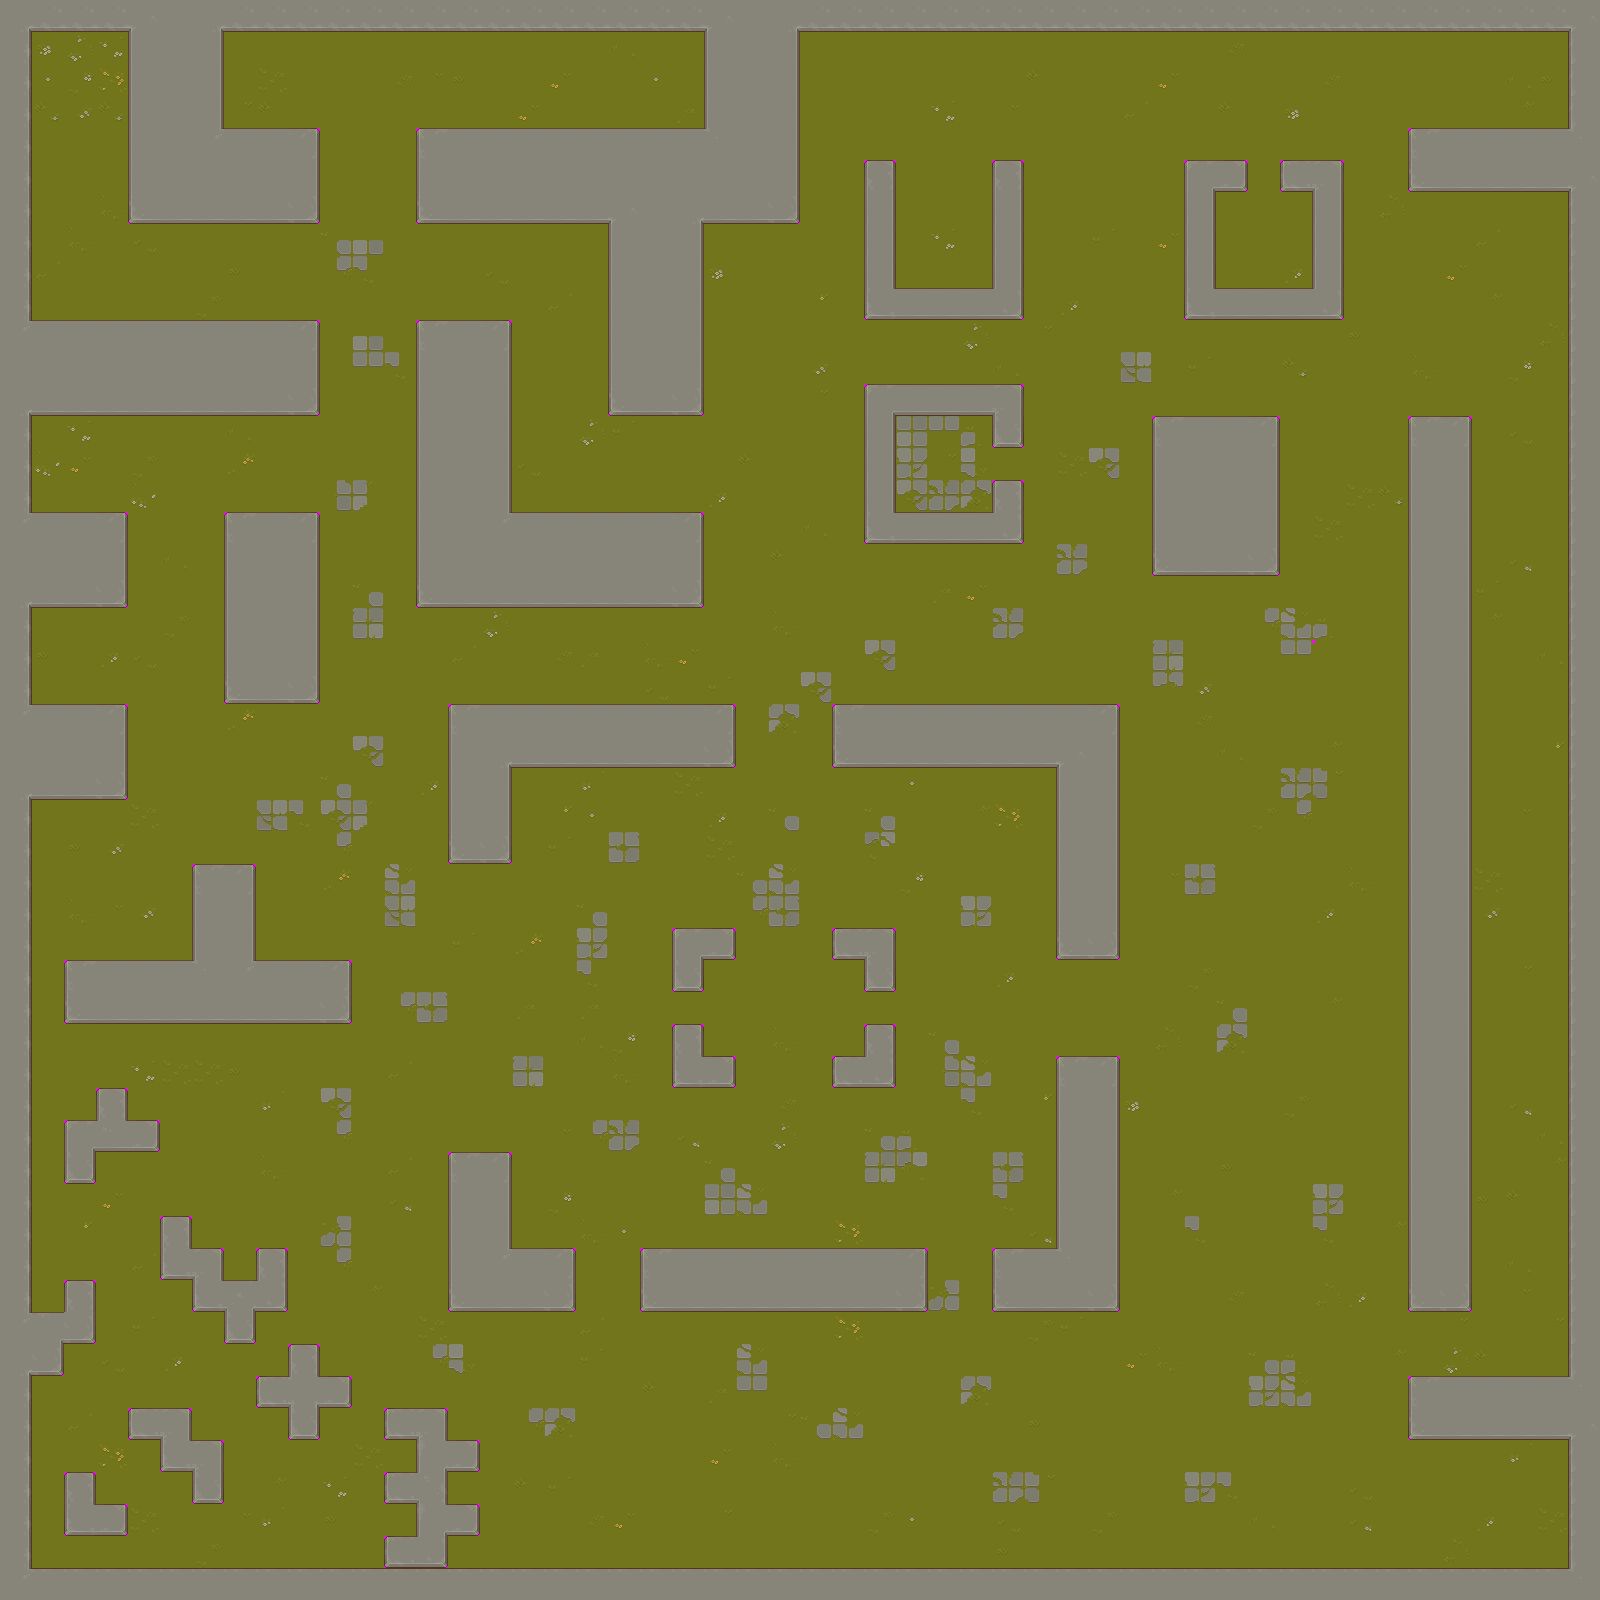

Rendered tile map (Tiled .tmx) drawn with the repository's tilesets; below, a short description and the map source with its tile grids summarised:
An orthogonal 50x50 tile map with 32x32 px tiles, 1 tile layer (Tile Layer 1), 1 hidden layer not drawn.

<map version="1.10" tiledversion="1.10.2" orientation="orthogonal" renderorder="right-down" width="50" height="50" tilewidth="32" tileheight="32" infinite="0" nextlayerid="4" nextobjectid="2">
 <editorsettings>
  <export target="../../../../..[local-path]/Desktop/testmap.tmj" format="json" />
 </editorsettings>
 <tileset firstgid="1" source="Tileset.tsx" />
 <layer id="1" name="Tile Layer 1" width="50" height="50">
  <data>[2500 cells, 2500 non-empty, 89 distinct tile ids]</data>
 </layer>
 <layer id="2" name="Colliders" width="50" height="50" visible="0">
  <data>[2500 cells, 801 non-empty, 2 distinct tile ids]</data>
 </layer>
</map>